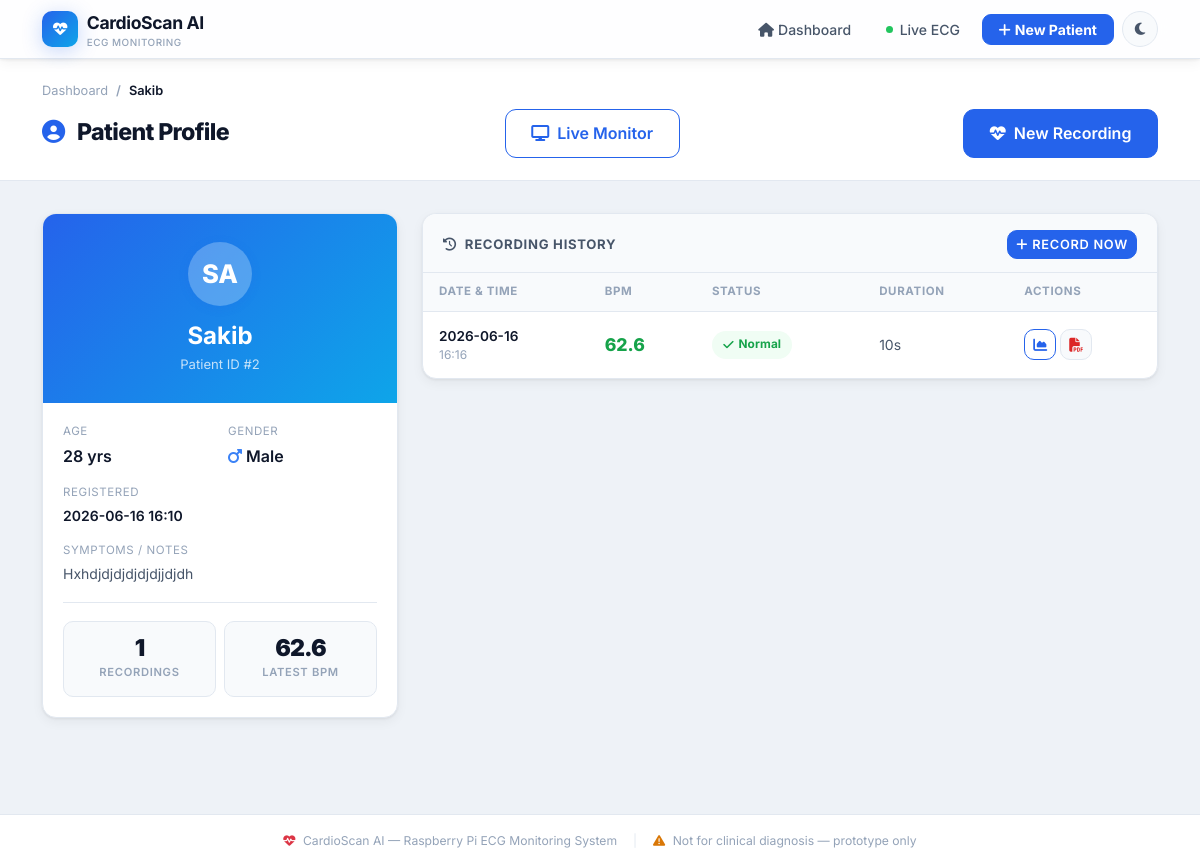
Page /patient/2 on the committed database.
### tables this page shows
CREATE TABLE patients (
            id          INTEGER PRIMARY KEY AUTOINCREMENT,
            name        TEXT NOT NULL,
            age         INTEGER,
            gender      TEXT,
            symptoms    TEXT,
            created_at  TIMESTAMP DEFAULT CURRENT_TIMESTAMP
        );

CREATE TABLE recordings (
            id                INTEGER PRIMARY KEY AUTOINCREMENT,
            patient_id        INTEGER REFERENCES patients(id),
            session_name      TEXT,
            duration_sec      INTEGER,
            source_type       TEXT DEFAULT 'esp',
            raw_file          TEXT,
            filtered_file     TEXT,
            compare_plot      TEXT,
            bpm_plot          TEXT,
            num_peaks         INTEGER,
            bpm               REAL,
            status            TEXT,
            rr_intervals_json TEXT,
            created_at        TIMESTAMP DEFAULT CURRENT_TIMESTAMP
        , ai_available INTEGER DEFAULT 0, ai_dominant_class TEXT, ai_class_distribution TEXT, ai_alert_count INTEGER DEFAULT 0, ai_beats_json TEXT);

### ui/app.py (the view)
@app.route("/patient/<int:patient_id>")
def patient_detail(patient_id):
    conn = get_connection()
    patient = conn.execute(
        "SELECT * FROM patients WHERE id=?", (patient_id,)
    ).fetchone()
    if not patient:
        abort(404)
    recordings = conn.execute(
        "SELECT * FROM recordings WHERE patient_id=? ORDER BY created_at DESC",
        (patient_id,),
    ).fetchall()
    conn.close()
    return render_template("patient_detail.html",
                           patient=patient, recordings=recordings)

### scripts/db_setup.py (called while the page is built)
def get_connection():
    conn = sqlite3.connect(DB_PATH)
    conn.row_factory = sqlite3.Row
    conn.execute("PRAGMA foreign_keys = ON")
    return conn

### ui/app.py (called while the page is built)
def _status_class(status: str) -> str:
    if "Normal" in status:
        return "success"
    if "Unknown" in status:
        return "danger"
    return "warning"

### ui/templates/patient_detail.html (shortened to what this page needs)
{% extends "base.html" %}
{% block content %}
<div class="page-header">
  <div class="container-xl">
    <nav aria-label="breadcrumb">
      <ol class="breadcrumb mb-2">
        <li class="breadcrumb-item"><a href="{{ url_for('index') }}">Dashboard</a></li>
        <li class="breadcrumb-item active">{{ patient.name }}</li>
      </ol>
    </nav>
    <div class="d-flex align-items-center justify-content-between flex-wrap gap-3">
      <h1>
        <i class="fa-solid fa-user-circle me-2" style="color:var(--primary);"></i>
        Patient Profile
      </h1>
      <a href="{{ url_for('monitor') }}?patient_id={{ patient.id }}"
         class="btn btn-outline-primary btn-lg me-2">
        <i class="fa-solid fa-display me-2"></i>Live Monitor
      </a>
      <a href="{{ url_for('record', patient_id=patient.id) }}"
         class="btn btn-primary btn-lg">
        <i class="fa-solid fa-heart-pulse me-2"></i>New Recording
      </a>
    </div>
  </div>
</div>
<div class="container-xl pb-5">
  <div class="row g-4">
    <div class="col-12 col-lg-4">
      <div class="cs-card p-0" style="overflow:hidden;">
        <div style="background:linear-gradient(135deg,var(--primary),var(--secondary));
                    padding:1.75rem 1.5rem;text-align:center;">
          {% set initials = (patient.name.split()[0][0] + (patient.name.split()[1][0] if patient.name.split()|length > 1 else (patient.name[1]|default('')))) | upper %}
          <div class="patient-avatar lg mx-auto mb-3"
               style="background:rgba(255,255,255,.25);font-size:1.6rem;">
            {{ initials }}
          </div>
          <h4 class="text-white fw-700 mb-1">{{ patient.name }}</h4>
          <div style="font-size:.82rem;color:rgba(255,255,255,.75);">
            Patient ID #{{ patient.id }}
          </div>
        </div>
        <div style="padding:1.25rem;">
          <div class="row g-3">
            <div class="col-6">
              <div style="font-size:.72rem;text-transform:uppercase;letter-spacing:.05em;color:var(--text-3);">Age</div>
              <div class="fw-600 mt-1">{{ patient.age or '—' }} {% if patient.age %}yrs{% endif %}</div>
            </div>
            <div class="col-6">
              <div style="font-size:.72rem;text-transform:uppercase;letter-spacing:.05em;color:var(--text-3);">Gender</div>
              <div class="fw-600 mt-1">
                {% if patient.gender in ['M','male','Male'] %}
                  <i class="fa-solid fa-mars me-1" style="color:#3b82f6;"></i>Male
                {% elif patient.gender in ['F','female','Female'] %}
                  <i class="fa-solid fa-venus me-1" style="color:#ec4899;"></i>Female
                {% elif patient.gender %}
                  {{ patient.gender }}
                {% else %}—{% endif %}
              </div>
            </div>
            <div class="col-12">
              <div style="font-size:.72rem;text-transform:uppercase;letter-spacing:.05em;color:var(--text-3);">Registered</div>
              <div class="fw-600 mt-1" style="font-size:.875rem;">
                {{ patient.created_at[:16] | replace('T',' ') }}
              </div>
            </div>
            {% if patient.symptoms %}
              <div class="col-12">
                <div style="font-size:.72rem;text-transform:uppercase;letter-spacing:.05em;color:var(--text-3);">Symptoms / Notes</div>
                <div class="mt-1" style="font-size:.875rem;color:var(--text-2);line-height:1.5;">
                  {{ patient.symptoms }}
                </div>
              </div>
            {% endif %}
          </div>
          <hr style="border-color:var(--border);margin:1.1rem 0;" />
          <div class="row g-2">
            <div class="col-6">
              <div class="metric-chip">
                <div class="mc-val">{{ recordings|length }}</div>
                <div class="mc-lbl">Recordings</div>
              </div>
            </div>
            <div class="col-6">
              <div class="metric-chip">
                <div class="mc-val">
                  {% set latest = recordings[0] if recordings else none %}
                  {% if latest and latest.bpm %}
                    {{ latest.bpm }}
                  {% else %}—{% endif %}
                </div>
                <div class="mc-lbl">Latest BPM</div>
              </div>
            </div>
          </div>
        </div>
      </div>
    </div>
    <div class="col-12 col-lg-8">
      <div class="cs-card" style="overflow:hidden;">
        <div class="card-header-cs d-flex align-items-center justify-content-between">
          <span>
            <i class="fa-solid fa-clock-rotate-left me-2"></i>Recording History
          </span>
          <a href="{{ url_for('record', patient_id=patient.id) }}"
             class="btn btn-primary btn-sm" style="font-size:.8rem;">
            <i class="fa-solid fa-plus me-1"></i>Record Now
          </a>
        </div>
        {% if recordings %}
          <div class="table-responsive">
            <table class="table-cs w-100" style="border-collapse:collapse;">
              <thead>
                <tr>
                  <th>Date &amp; Time</th>
                  <th>BPM</th>
                  <th>Status</th>
                  <th>Duration</th>
                  <th>Actions</th>
                </tr>
              </thead>
              <tbody>
                {% for r in recordings %}
                  {% set sc = status_class(r.status) %}
                  <tr>
                    <td>
                      <div style="font-weight:600;font-size:.85rem;">{{ r.created_at[:10] }}</div>
                      <div style="font-size:.75rem;color:var(--text-3);">{{ r.created_at[11:16] }}</div>
                    </td>
                    <td>
                      {% if r.bpm %}
                        <span style="font-size:1.1rem;font-weight:800;color:
                          {% if sc == 'success' %}var(--success)
                          {% elif sc == 'danger' %}var(--danger)
                          {% else %}var(--warning){% endif %};">
                          {{ r.bpm }}
                        </span>
                      {% else %}
                        <span style="color:var(--text-3);">—</span>
                      {% endif %}
                    </td>
                    <td>
                      <span class="badge-status {{ sc }}">
                        {% if sc == 'success' %}<i class="fa-solid fa-check"></i>
                        {% elif sc == 'danger' %}<i class="fa-solid fa-xmark"></i>
                        {% else %}<i class="fa-solid fa-exclamation"></i>{% endif %}
                        {% if "Normal" in r.status %}Normal
                        {% elif "Bradycardia" in r.status %}Brady
                        {% elif "Tachycardia" in r.status %}Tachy
                        {% else %}Unknown{% endif %}
                      </span>
                    </td>
                    <td style="color:var(--text-2);">{{ r.duration_sec }}s</td>
                    <td>
                      <div class="d-flex gap-1">
                        <a href="{{ url_for('result', recording_id=r.id) }}"
                           class="btn btn-outline-primary btn-sm"
                           data-bs-toggle="tooltip" title="View result">
                          <i class="fa-solid fa-chart-area"></i>
                        </a>
                        <a href="{{ url_for('report', recording_id=r.id) }}"
                           class="btn btn-light btn-sm"
                           data-bs-toggle="tooltip" title="Download PDF"
                           style="border-color:var(--border);">
                          <i class="fa-solid fa-file-pdf" style="color:var(--danger);"></i>
                        </a>
                      </div>
                    </td>
                  </tr>
                {% endfor %}
              </tbody>
            </table>
          </div>
        {% endif %}
      </div>
    </div>
  </div>
</div>
{% endblock %}

### rows in the picture
patients: name "Sakib", id "2", age "28", created_at "2026-06-16 16:10", symptoms "Hxhdjdjdjdjdjdjjdjdh"
recordings: bpm "62.6", created_at "2026-06-16", created_at "16:16", status "Normal", duration_sec "10"

### other values in the picture
{{ initials }} "SA"
{{ recordings|length }} "1"
